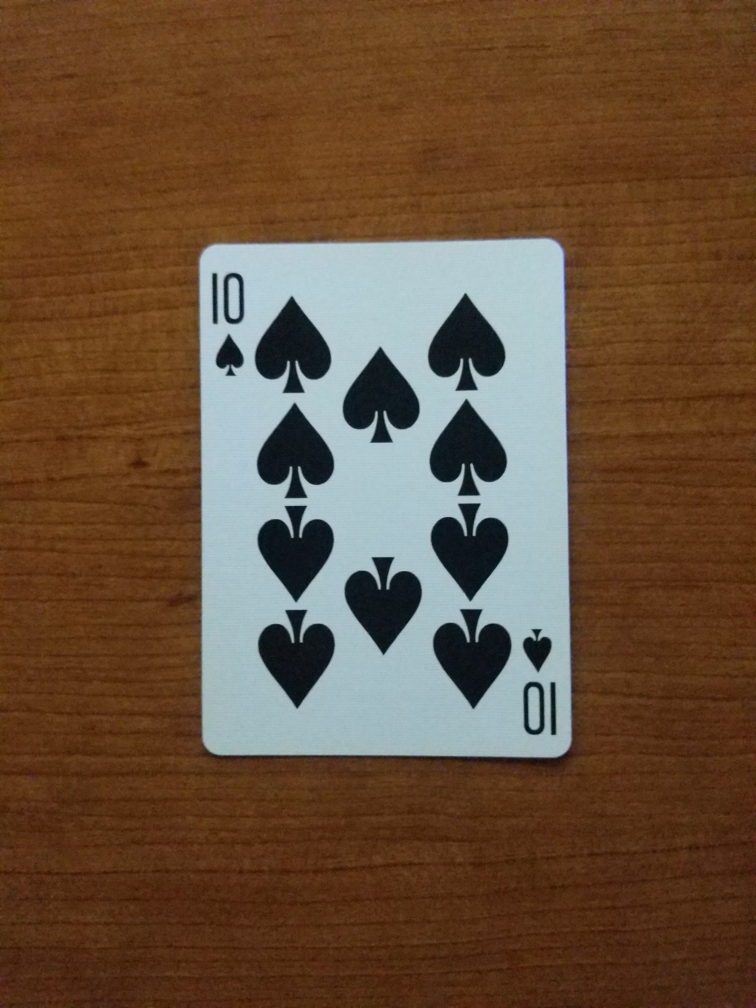
#> input picture Images/S0.jpg, 3024 x 4032 px (shown at 1/4 size)
$ python -i CardExtractor.py   (imports and definitions only)
#> lines starting #> are read from the running program, lines starting #| are printed output that depends on the picture; after the words box and inside, x2 and y2 are one past the last pixel; in counts of white or black regions, pixels touching at a corner belong together
from Constants import *


# [75 lines left out: functions main, crop_image, not called in this run]


# find_largest_contour(img) takes in an image img, and returns the largest area contour
def find_largest_contour(img):
    # Blurring the image to get rid of the noise, making the contours more accurate
    img_blur = cv2.bilateralFilter(img, d=12, sigmaSpace=75, sigmaColor=75)
    # Convert the blurred image to grayscale
    gray = cv2.cvtColor(img_blur, cv2.COLOR_RGB2GRAY)
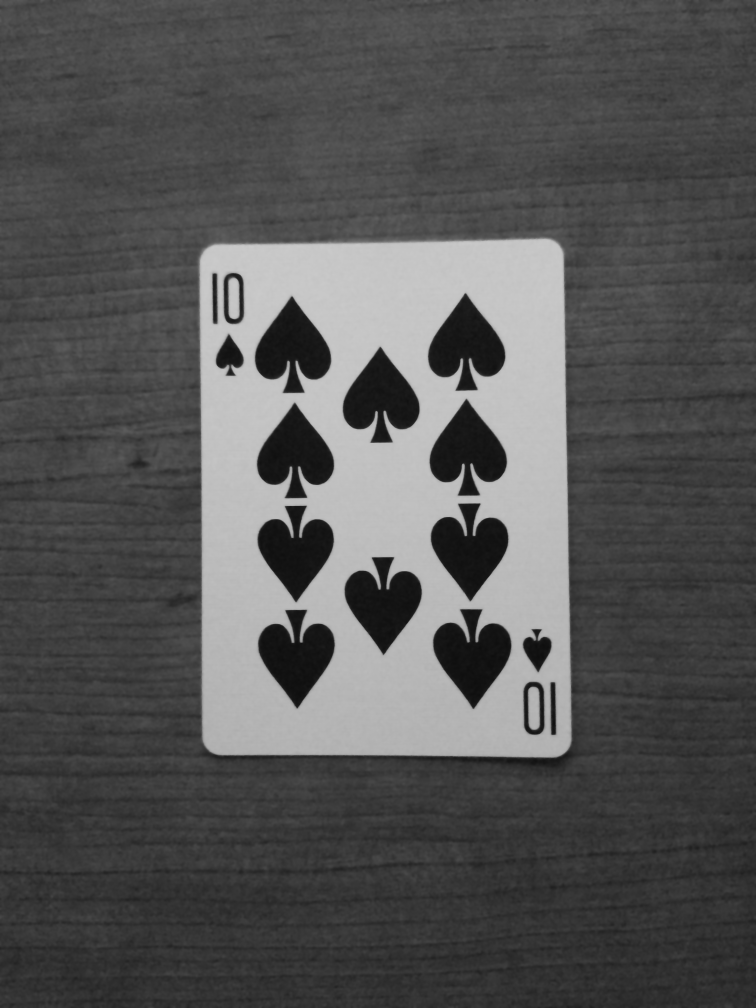
#> gray: shape (4032, 3024) (shown at 1/4 size); min 13, max 204, mean 84.9
    # Apply the threshold
    a = gray.max()
#> a = 204
    _, thresh = cv2.threshold(gray, a/2 + 60, a, cv2.THRESH_BINARY)
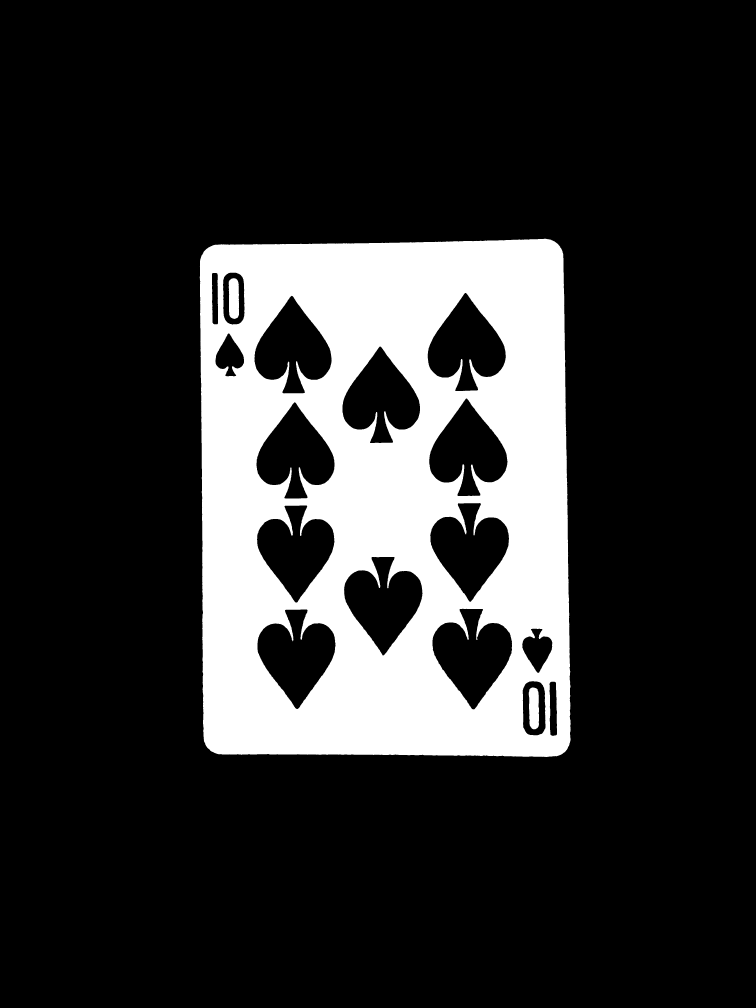
#> thresh: shape (4032, 3024) (shown at 1/4 size); values 0 (black) and 204 (white), 18.2% white; 4 white regions (1 under 20 px)
    # Get the contours using the threshold image, then grab the largest one
    contours = cv2.findContours(thresh, cv2.RETR_EXTERNAL, cv2.CHAIN_APPROX_SIMPLE)
#> contours = 1 contour; box (x1, y1, x2, y2) and area: (799, 955, 2283, 3028) 2989727
    contours = imutils.grab_contours(contours)

#> (the run stopped early here; a loop or call above may not have finished)
